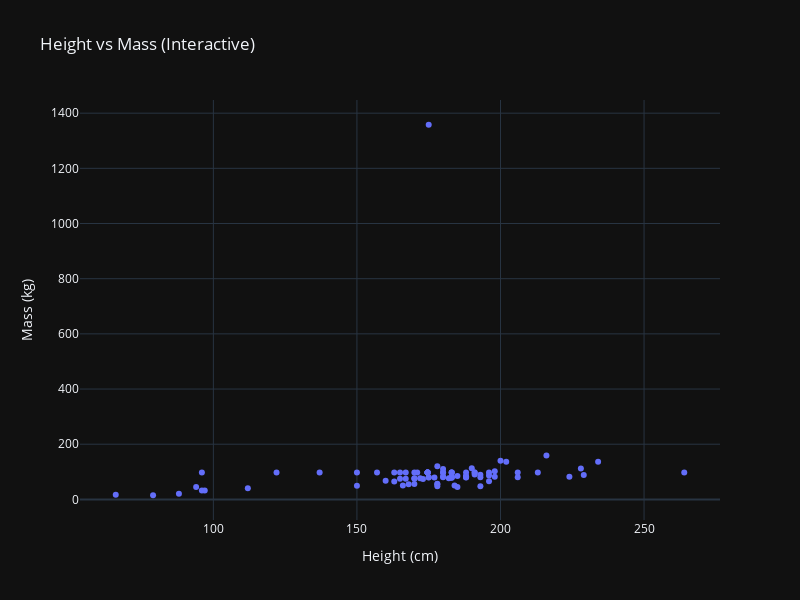

The cell this chart's notebook holds for it:
### Markdown cell above
## interactive scatter plot - PLOTLY

### Code cell
import plotly.express as px

# df_plot = df_cleaned[['name', 'height', 'mass']]

# Create interactive scatter plot
fig = px.scatter(df_cleaned,
                 x='height',
                 y='mass',
                 hover_name='name',         # Show character name on hover
                 hover_data={
                     'gender': True,
                     'species': True,
                     'birth_year': ':.0f',  # Format as one decimal
                     'height': True,       # Already shown on axis
                     'mass': True          # Already shown on axis
                 },
                 title='Height vs Mass (Interactive)',
                 labels={'height': 'Height (cm)', 'mass': 'Mass (kg)'},
                 template='plotly_dark',     # Optional: dark theme
                 width=800,
                 height=600)

# Show plot
fig.show()

### Figure 1 — Plotly figure (JSON) as saved in the notebook; plotly's stock layout.template omitted (floating-point values rounded to 4 significant figures; data arrays with more than 128 entries replaced by an {"elided": "..."} marker saying what was removed)
{"data": [{"customdata": {"elided": "87x3 mixed values"}, "hovertemplate": "<b>%{hovertext}</b><br><br>Height (cm)=%{x}<br>Mass (kg)=%{y}<br>gender=%{customdata[0]}<br>species=%{customdata[1]}<br>birth_year=%{customdata[2]:.0f}<extra></extra>", "hovertext": ["Luke Skywalker", "C-3PO", "R2-D2", "Darth Vader", "Leia Organa", "Owen Lars", "Beru Whitesun Lars", "R5-D4", "Biggs Darklighter", "Obi-Wan Kenobi", "Anakin Skywalker", "Wilhuff Tarkin", "Chewbacca", "Han Solo", "Greedo", "Jabba Desilijic Tiure", "Wedge Antilles", "Jek Tono Porkins", "Yoda", "Palpatine", "Boba Fett", "IG-88", "Bossk", "Lando Calrissian", "Lobot", "Ackbar", "Mon Mothma", "Arvel Crynyd", "Wicket Systri Warrick", "Nien Nunb", "Qui-Gon Jinn", "Nute Gunray", "Finis Valorum", "Padmé Amidala", "Jar Jar Binks", "Roos Tarpals", "Rugor Nass", "Ric Olié", "Watto", "Sebulba", "Quarsh Panaka", "Shmi Skywalker", "Darth Maul", "Bib Fortuna", "Ayla Secura", "Ratts Tyerel", "Dud Bolt", "Gasgano", "Ben Quadinaros", "Mace Windu", "Ki-Adi-Mundi", "Kit Fisto", "Eeth Koth", "Adi Gallia", "Saesee Tiin", "Yarael Poof", "Plo Koon", "Mas Amedda", "Gregar Typho", "Cordé", "Cliegg Lars", "Poggle the Lesser", "Luminara Unduli", "Barriss Offee", "Dormé", "Dooku", "Bail Prestor Organa", "Jango Fett", "Zam Wesell", "Dexter Jettster", "Lama Su", "Taun We", "Jocasta Nu", "R4-P17", "Wat Tambor", "San Hill", "Shaak Ti", "Grievous", "Tarfful", "Raymus Antilles", "Sly Moore", "Tion Medon", "Finn", "Rey", "Poe Dameron", "BB8", "Captain Phasma"], "legendgroup": "", "marker": {"color": "#636efa", "symbol": "circle"}, "mode": "markers", "name": "", "orientation": "v", "showlegend": false, "type": "scatter", "x": [172.0, 167.0, 96.0, 202.0, 150.0, 178.0, 165.0, 97.0, 183.0, 182.0, 188.0, 180.0, 228.0, 180.0, 173.0, 175.0, 170.0, 180.0, 66.0, 170.0, 183.0, 200.0, 190.0, 177.0, 175.0, 180.0, 150.0, 174.6, 88.0, 160.0, 193.0, 191.0, 170.0, 185.0, 196.0, 224.0, 206.0, 183.0, 137.0, 112.0, 183.0, 163.0, 175.0, 180.0, 178.0, 79.0, 94.0, 122.0, 163.0, 188.0, 198.0, 196.0, 171.0, 184.0, 188.0, 264.0, 188.0, 196.0, 185.0, 157.0, 183.0, 183.0, 170.0, 166.0, 165.0, 193.0, 191.0, 183.0, 168.0, 198.0, 229.0, 213.0, 167.0, 96.0, 193.0, 191.0, 178.0, 216.0, 234.0, 188.0, 178.0, 206.0, 174.6, 174.6, 174.6, 174.6, 174.6], "xaxis": "x", "y": [77.0, 75.0, 32.0, 136.0, 49.0, 120.0, 75.0, 32.0, 84.0, 77.0, 84.0, 97.31, 112.0, 80.0, 74.0, 1358.0, 77.0, 110.0, 17.0, 75.0, 78.2, 140.0, 113.0, 79.0, 79.0, 83.0, 97.31, 97.31, 20.0, 68.0, 89.0, 90.0, 97.31, 45.0, 66.0, 82.0, 97.31, 97.31, 97.31, 40.0, 97.31, 97.31, 80.0, 97.31, 55.0, 15.0, 45.0, 97.31, 65.0, 84.0, 82.0, 87.0, 97.31, 50.0, 97.31, 97.31, 80.0, 97.31, 85.0, 97.31, 97.31, 80.0, 56.2, 50.0, 97.31, 80.0, 97.31, 79.0, 55.0, 102.0, 88.0, 97.31, 97.31, 97.31, 48.0, 97.31, 57.0, 159.0, 136.0, 79.0, 48.0, 80.0, 97.31, 97.31, 97.31, 97.31, 97.31], "yaxis": "y"}], "layout": {"height": 600, "legend": {"tracegroupgap": 0}, "title": {"text": "Height vs Mass (Interactive)"}, "width": 800, "xaxis": {"anchor": "y", "domain": [0, 1], "title": {"text": "Height (cm)"}}, "yaxis": {"anchor": "x", "domain": [0, 1], "title": {"text": "Mass (kg)"}}}}
